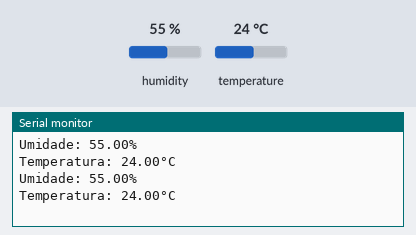
Bench run of a sketch on a simulated Arduino Uno, built with avr-gcc and run on an emulated ATmega328P. On the bench: the last lines printed to the serial monitor. Inputs (shaded band) come from the test bench; at power-on: humidity 55 %, temperature 24 °C.

Above: at 4.8 s.
4.9 s: humidity set to 22 %
At 6.9 s:
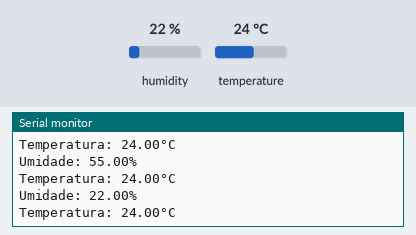
7.9 s: temperature set to 12 °C
At 9.4 s:
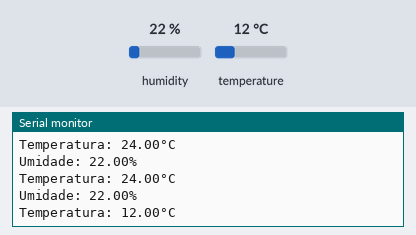
10.9 s: humidity set to 40 %
At 13.0 s:
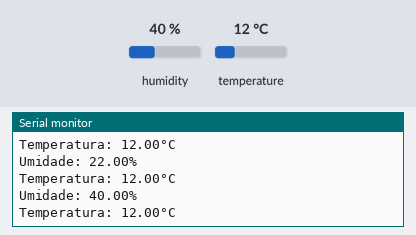
Timing chart, 0 to 14.5 s (numbered marks = the images above; inputs shaded):
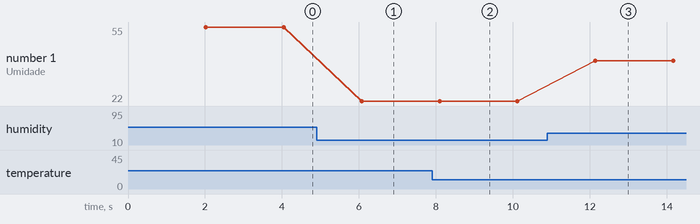

The sketch:

tcc.ino
```cpp
//Projeto medir a temperatura e a umidade com DHT11(sensor de umidade)
#include <DHT.h>//Inclui a biblioteca DHT Sensor Library
#define DHTPIN 2//Pino digital 2 conectado ao DHT11
#define DHTTYPE DHT11//DHT 11

DHT dht(DHTPIN, DHTTYPE);//Inicializando o objeto dht do tipo DHT passando como parâmetro o pino (DHTPIN) e o tipo do sensor (DHTTYPE)

void setup() {
  Serial.begin(9600);//Inicializa a comunicação serial
  dht.begin();//Inicializa o sensor
}

void loop() {
  delay(2000);//Intervalo de 2 segundos entre as medições

  float h = dht.readHumidity();//lê o valor da umidade e armazena na variável h do tipo float
  float t = dht.readTemperature();//lê o valor da temperatura e armazena na variável t do tipo float

  if (isnan(h) || isnan(t)) {//Verifica se a umidade ou temperatura são ou não um número
    return;//Caso não seja um número retorna
  }

  Serial.print("Umidade: ");//mostra no monitor serial a mensagem "Umidade: "
  Serial.print(h);//mostra na serial o valor da umidade
  Serial.println("%");//mostra na serial o caractere "%" e salta para a próxima linha
  Serial.print("Temperatura: ");//mostra no monitor serial a mensagem "Temperatura: "
  Serial.print(t);//mostra na serial o valor da temperatura
  Serial.println("°C ");//mostra no monitor serial "ºC" e salta para a próxima linha
}
```

Measured:
- after the input at 4.9 s, the serial monitor: prints a new line after 1.2 s (image 1)
- after the input at 7.9 s, the serial monitor: prints a new line after 0.21 s (image 2)
- after the input at 10.9 s, the serial monitor: prints a new line after 1.2 s (image 3)
- plotted number 1: 55 → 22 after the input at 4.9 s, 22 → 40 after the input at 10.9 s
